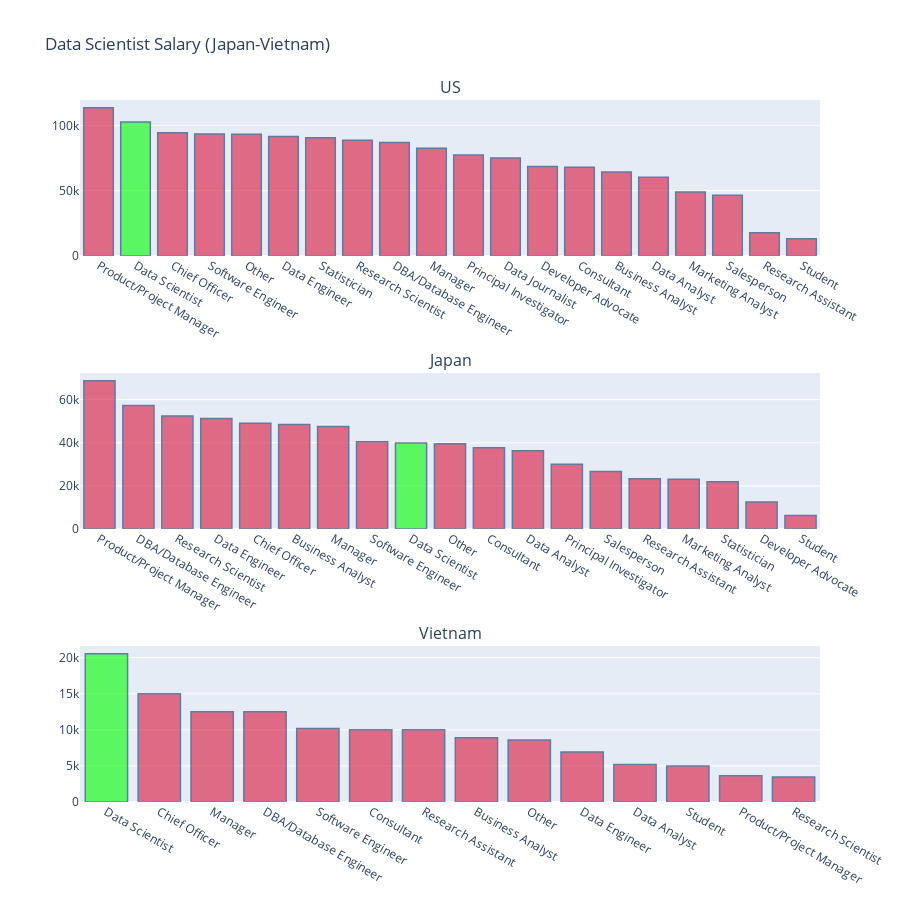

This figure's notebook cell:
### Code cell
# Create a df for salary in three countries
us_salary = df_salary[df_salary["Country"]=="United States"][["Title", "SalaryMean"]].groupby(["Title"], as_index=False).mean().sort_values("SalaryMean", ascending=False)
jp_salary = df_salary[df_salary["Country"]=="Japan"][["Title", "SalaryMean"]].groupby(["Title"], as_index=False).mean().sort_values("SalaryMean", ascending=False)
vn_salary = df_salary[df_salary["Country"]=="Vietnam"][["Title", "SalaryMean"]].groupby(["Title"], as_index=False).mean().sort_values("SalaryMean", ascending=False)

fig = make_subplots(rows=3, cols=1, subplot_titles=('US', 'Japan', 'Vietnam'))
mc_c1=["crimson"]*20
mc_c1[1] = "lime"

mc_c2=["crimson"]*20
mc_c2[8] = "lime"

mc_c3=["crimson"]*20
mc_c3[0] = "lime"

#US
fig.add_trace(
    go.Bar(x= us_salary["Title"],
            y = us_salary["SalaryMean"],
           marker_color=mc_c1),
    row=1, col=1)

#Japan
fig.add_trace(
    go.Bar(x= jp_salary["Title"],
            y = jp_salary["SalaryMean"],
           marker_color=mc_c2),
    row=2, col=1)

#Vietnam
fig.add_trace(
    go.Bar(x= vn_salary["Title"],
            y = vn_salary["SalaryMean"],
           marker_color=mc_c3),
    row=3, col=1)

fig.update_layout(
    title_text="Data Scientist Salary (Japan-Vietnam)",
    height=900, width=900, showlegend=False)

fig.update_traces(marker_line_color='rgb(8,48,107)',
                  marker_line_width=1.5, opacity=0.6) 
                 
fig.show()

### Figure 1 — Plotly figure (JSON) as saved in the notebook; plotly's stock layout.template omitted (floating-point values rounded to 4 significant figures)
{"data": [{"marker": {"color": ["crimson", "lime", "crimson", "crimson", "crimson", "crimson", "crimson", "crimson", "crimson", "crimson", "crimson", "crimson", "crimson", "crimson", "crimson", "crimson", "crimson", "crimson", "crimson", "crimson"], "line": {"color": "rgb(8,48,107)", "width": 1.5}}, "opacity": 0.6, "type": "bar", "x": ["Product/Project Manager", "Data Scientist", "Chief Officer", "Software Engineer", "Other", "Data Engineer", "Statistician", "Research Scientist", "DBA/Database Engineer", "Manager", "Principal Investigator", "Data Journalist", "Developer Advocate", "Consultant", "Business Analyst", "Data Analyst", "Marketing Analyst", "Salesperson", "Research Assistant", "Student"], "xaxis": "x", "y": [113400.0, 102600.0, 94393, 93360.0, 93100.0, 91490.0, 90470.0, 88520.0, 86910.0, 82570.0, 77310.0, 75063, 68600.0, 68030.0, 64310.0, 60190.0, 49020.0, 46470.0, 17790.0, 13240.0], "yaxis": "y"}, {"marker": {"color": ["crimson", "crimson", "crimson", "crimson", "crimson", "crimson", "crimson", "crimson", "lime", "crimson", "crimson", "crimson", "crimson", "crimson", "crimson", "crimson", "crimson", "crimson", "crimson", "crimson"], "line": {"color": "rgb(8,48,107)", "width": 1.5}}, "opacity": 0.6, "type": "bar", "x": ["Product/Project Manager", "DBA/Database Engineer", "Research Scientist", "Data Engineer", "Chief Officer", "Business Analyst", "Manager", "Software Engineer", "Data Scientist", "Other", "Consultant", "Data Analyst", "Principal Investigator", "Salesperson", "Research Assistant", "Marketing Analyst", "Statistician", "Developer Advocate", "Student"], "xaxis": "x2", "y": [68740.0, 57250, 52400.0, 51290.0, 49039, 48410.0, 47540.0, 40500.0, 39850.0, 39560.0, 37656, 36330.0, 30030.0, 26690.0, 23350.0, 23020.0, 21894, 12508, 6252.0], "yaxis": "y2"}, {"marker": {"color": ["lime", "crimson", "crimson", "crimson", "crimson", "crimson", "crimson", "crimson", "crimson", "crimson", "crimson", "crimson", "crimson", "crimson", "crimson", "crimson", "crimson", "crimson", "crimson", "crimson"], "line": {"color": "rgb(8,48,107)", "width": 1.5}}, "opacity": 0.6, "type": "bar", "x": ["Data Scientist", "Chief Officer", "Manager", "DBA/Database Engineer", "Software Engineer", "Consultant", "Research Assistant", "Business Analyst", "Other", "Data Engineer", "Data Analyst", "Student", "Product/Project Manager", "Research Scientist"], "xaxis": "x3", "y": [20550.0, 15010.0, 12508, 12500, 10180.0, 10010.0, 10010.0, 8912.0, 8597.0, 6926.0, 5200.0, 5000.0, 3650.0, 3480.0], "yaxis": "y3"}], "layout": {"annotations": [{"font": {"size": 16}, "showarrow": false, "text": "US", "x": 0.5, "xanchor": "center", "xref": "paper", "y": 1, "yanchor": "bottom", "yref": "paper"}, {"font": {"size": 16}, "showarrow": false, "text": "Japan", "x": 0.5, "xanchor": "center", "xref": "paper", "y": 0.6111, "yanchor": "bottom", "yref": "paper"}, {"font": {"size": 16}, "showarrow": false, "text": "Vietnam", "x": 0.5, "xanchor": "center", "xref": "paper", "y": 0.2222, "yanchor": "bottom", "yref": "paper"}], "height": 900, "showlegend": false, "title": {"text": "Data Scientist Salary (Japan-Vietnam)"}, "width": 900, "xaxis": {"anchor": "y", "domain": [0, 1]}, "xaxis2": {"anchor": "y2", "domain": [0, 1]}, "xaxis3": {"anchor": "y3", "domain": [0, 1]}, "yaxis": {"anchor": "x", "domain": [0.7778, 1]}, "yaxis2": {"anchor": "x2", "domain": [0.3889, 0.6111]}, "yaxis3": {"anchor": "x3", "domain": [0, 0.2222]}}}
